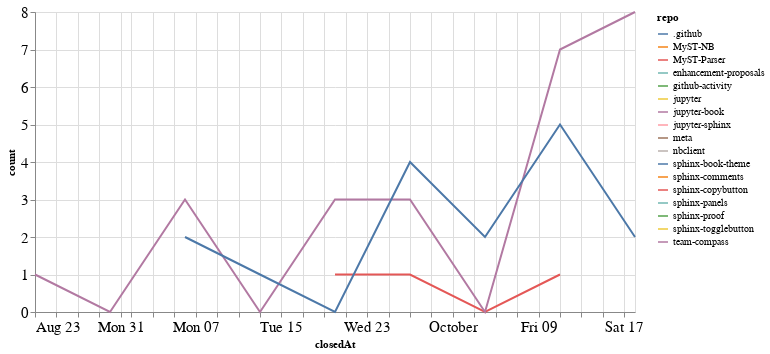

Notebook source saved alongside this figure:
### Code cell
closed_by_time = closed_by.groupby('repo').resample('W', on='closedAt').count()['author'].reset_index()
closed_by_time = closed_by_time.rename(columns={'author': 'count'})

alt.Chart(closed_by_time, width=600).mark_line().encode(
    x='closedAt',
    y='count',
    color='repo',
    tooltip="repo"
)

### Figure 1 — Vega-Lite specification as saved in the notebook (floating-point values rounded to 4 significant figures)
{"config": {"axisLeft": {"labelFontSize": 15}, "axisBottom": {"labelFontSize": 15}}, "data": {"name": "data-108c182aa7dc66655fd0ad389f14cadb"}, "mark": "line", "encoding": {"color": {"type": "nominal", "field": "repo"}, "tooltip": {"type": "nominal", "field": "repo"}, "x": {"type": "temporal", "field": "closedAt"}, "y": {"type": "quantitative", "field": "count"}}, "width": 600, "$schema": "https://vega.github.io/schema/vega-lite/v4.8.1.json", "datasets": {"data-108c182aa7dc66655fd0ad389f14cadb": [{"repo": ".github", "closedAt": "2020-08-30T00:00:00", "count": 1}, {"repo": "MyST-NB", "closedAt": "2020-09-06T00:00:00", "count": 1}, {"repo": "MyST-Parser", "closedAt": "2020-09-20T00:00:00", "count": 1}, {"repo": "MyST-Parser", "closedAt": "2020-09-27T00:00:00", "count": 1}, {"repo": "MyST-Parser", "closedAt": "2020-10-04T00:00:00", "count": 0}, {"repo": "MyST-Parser", "closedAt": "2020-10-11T00:00:00", "count": 1}, {"repo": "enhancement-proposals", "closedAt": "2020-08-30T00:00:00", "count": 1}, {"repo": "github-activity", "closedAt": "2020-10-11T00:00:00", "count": 1}, {"repo": "jupyter", "closedAt": "2020-10-11T00:00:00", "count": 1}, {"repo": "jupyter-book", "closedAt": "2020-08-23T00:00:00", "count": 1}, {"repo": "jupyter-book", "closedAt": "2020-08-30T00:00:00", "count": 0}, {"repo": "jupyter-book", "closedAt": "2020-09-06T00:00:00", "count": 3}, {"repo": "jupyter-book", "closedAt": "2020-09-13T00:00:00", "count": 0}, {"repo": "jupyter-book", "closedAt": "2020-09-20T00:00:00", "count": 3}, {"repo": "jupyter-book", "closedAt": "2020-09-27T00:00:00", "count": 3}, {"repo": "jupyter-book", "closedAt": "2020-10-04T00:00:00", "count": 0}, {"repo": "jupyter-book", "closedAt": "2020-10-11T00:00:00", "count": 7}, {"repo": "jupyter-book", "closedAt": "2020-10-18T00:00:00", "count": 8}, {"repo": "jupyter-sphinx", "closedAt": "2020-09-27T00:00:00", "count": 1}, {"repo": "meta", "closedAt": "2020-09-13T00:00:00", "count": 2}, {"repo": "nbclient", "closedAt": "2020-09-13T00:00:00", "count": 1}, {"repo": "sphinx-book-theme", "closedAt": "2020-09-06T00:00:00", "count": 2}, {"repo": "sphinx-book-theme", "closedAt": "2020-09-13T00:00:00", "count": 1}, {"repo": "sphinx-book-theme", "closedAt": "2020-09-20T00:00:00", "count": 0}, {"repo": "sphinx-book-theme", "closedAt": "2020-09-27T00:00:00", "count": 4}, {"repo": "sphinx-book-theme", "closedAt": "2020-10-04T00:00:00", "count": 2}, {"repo": "sphinx-book-theme", "closedAt": "2020-10-11T00:00:00", "count": 5}, {"repo": "sphinx-book-theme", "closedAt": "2020-10-18T00:00:00", "count": 2}, {"repo": "sphinx-comments", "closedAt": "2020-09-27T00:00:00", "count": 1}, {"repo": "sphinx-copybutton", "closedAt": "2020-09-27T00:00:00", "count": 1}, {"repo": "sphinx-panels", "closedAt": "2020-10-18T00:00:00", "count": 1}, {"repo": "sphinx-proof", "closedAt": "2020-09-27T00:00:00", "count": 1}, {"repo": "sphinx-togglebutton", "closedAt": "2020-09-13T00:00:00", "count": 2}, {"repo": "team-compass", "closedAt": "2020-10-11T00:00:00", "count": 1}]}}
